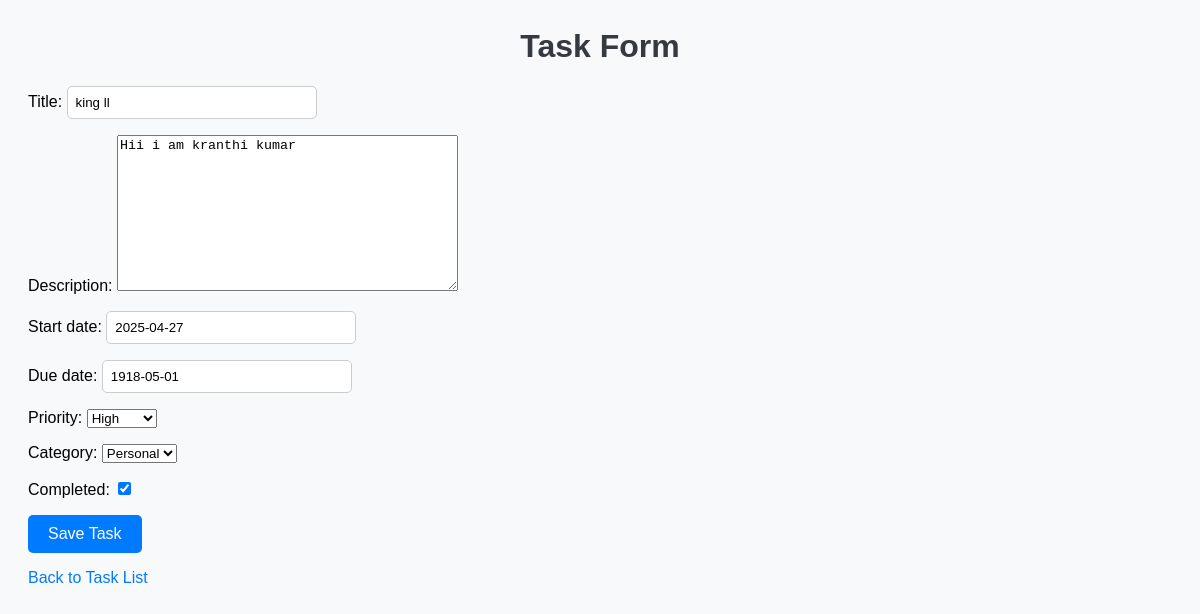
The app's page /update/1/ with its own data.
### tasks/models.py (models this page shows, shortened)
class Task(models.Model):
    PRIORITY_CHOICES = [
        ('High', 'High'),
        ('Medium', 'Medium'),
        ('Low', 'Low'),
    ]
    CATEGORY_CHOICES = [
        ('Work', 'Work'),
        ('Personal', 'Personal'),
        ('Study', 'Study'),
    ]
    title = models.CharField(max_length=100)
    description = models.TextField(blank=True)
    start_date = models.DateField()
    due_date = models.DateField()
    priority = models.CharField(max_length=10, choices=PRIORITY_CHOICES)
    category = models.CharField(max_length=10, choices=CATEGORY_CHOICES)
    completed = models.BooleanField(default=False)

### tasks/views.py (the view)
# urls.py: path('update/<int:pk>/', views.task_update, name='task_update'),
def task_update(request, pk):
    task = Task.objects.get(id=pk)
    form = TaskForm(instance=task)
    if request.method == 'POST':
        form = TaskForm(request.POST, instance=task)
        if form.is_valid():
            form.save()
            return redirect('task_list')
    return render(request, 'tasks/task_form.html', {'form': form})

### tasks/forms.py
class TaskForm(forms.ModelForm):
    class Meta:
        model = Task
        fields = '__all__'

### tasks/templates/tasks/task_form.html (shortened to what this page needs)
{% load static %}
<html>
<head>
    <link rel="stylesheet" type="text/css" href="{% static 'tasks/style.css' %}">
</head>
<body>
    <h1>Task Form</h1>
    <form method="post">
        {{ form.as_p }}
        <button type="submit" class="btn">Save Task</button>
    </form>
    <a href="{% url 'task_list' %}">Back to Task List</a>
</body>
</html>

### tasks/static/tasks/style.css (style rules this page uses)
body { font-family: Arial, sans-serif; background-color: #f8f9fa; padding: 20px; }
h1 { color: #343a40; text-align: center; }
a { text-decoration: none; color: #007bff; }
button, .btn { background-color: #007bff; color: white; border: none; padding: 10px 20px; font-size: 16px; border-radius: 5px; cursor: pointer; text-align: center; display: inline-block; }
input[type="text"] { padding: 8px; width: 250px; margin-right: 10px; border-radius: 5px; border: 1px solid #ccc; }

### records on screen
Task: title "king ll", description "Hii i am kranthi kumar", start_date "2025-04-27", due_date "1918-05-01", priority "High", category "Personal", completed "☑"
